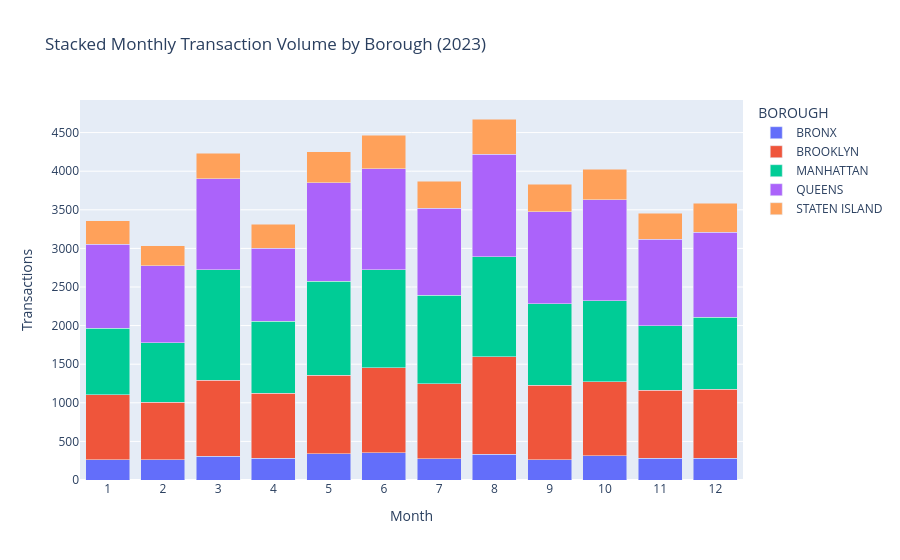
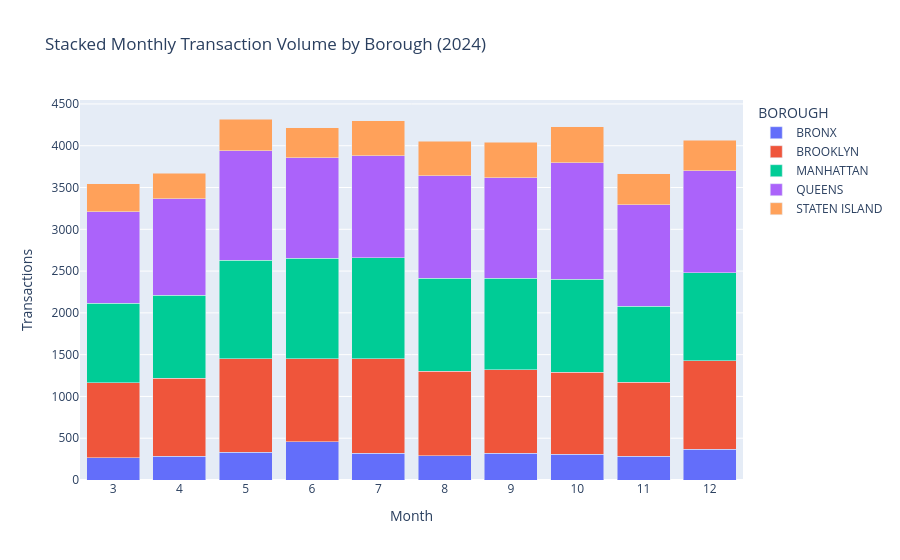

These figures' notebook cell, in order:
### Code cell
# Function (stacked_bar_chart) for 2023 and 2024
fig_bar_2023 = stacked_bar_chart(combined_df, 2023)
fig_bar_2024 = stacked_bar_chart(combined_df, 2024)
fig_bar_2023.show()
fig_bar_2024.show()

### Figure 1 — Plotly figure (JSON) as saved in the notebook; plotly's stock layout.template omitted (floating-point values rounded to 4 significant figures)
{"data": [{"alignmentgroup": "True", "hovertemplate": "BOROUGH=BRONX<br>Month=%{x}<br>Transactions=%{y}<extra></extra>", "legendgroup": "BRONX", "marker": {"color": "#636efa", "pattern": {"shape": ""}}, "name": "BRONX", "offsetgroup": "BRONX", "orientation": "v", "showlegend": true, "textposition": "auto", "type": "bar", "x": [1, 2, 3, 4, 5, 6, 7, 8, 9, 10, 11, 12], "xaxis": "x", "y": [263, 264, 309, 282, 340, 350, 277, 335, 260, 312, 285, 280], "yaxis": "y"}, {"alignmentgroup": "True", "hovertemplate": "BOROUGH=BROOKLYN<br>Month=%{x}<br>Transactions=%{y}<extra></extra>", "legendgroup": "BROOKLYN", "marker": {"color": "#EF553B", "pattern": {"shape": ""}}, "name": "BROOKLYN", "offsetgroup": "BROOKLYN", "orientation": "v", "showlegend": true, "textposition": "auto", "type": "bar", "x": [1, 2, 3, 4, 5, 6, 7, 8, 9, 10, 11, 12], "xaxis": "x", "y": [843, 746, 985, 841, 1015, 1107, 971, 1261, 969, 958, 878, 893], "yaxis": "y"}, {"alignmentgroup": "True", "hovertemplate": "BOROUGH=MANHATTAN<br>Month=%{x}<br>Transactions=%{y}<extra></extra>", "legendgroup": "MANHATTAN", "marker": {"color": "#00cc96", "pattern": {"shape": ""}}, "name": "MANHATTAN", "offsetgroup": "MANHATTAN", "orientation": "v", "showlegend": true, "textposition": "auto", "type": "bar", "x": [1, 2, 3, 4, 5, 6, 7, 8, 9, 10, 11, 12], "xaxis": "x", "y": [861, 766, 1429, 936, 1217, 1268, 1142, 1294, 1052, 1053, 838, 937], "yaxis": "y"}, {"alignmentgroup": "True", "hovertemplate": "BOROUGH=QUEENS<br>Month=%{x}<br>Transactions=%{y}<extra></extra>", "legendgroup": "QUEENS", "marker": {"color": "#ab63fa", "pattern": {"shape": ""}}, "name": "QUEENS", "offsetgroup": "QUEENS", "orientation": "v", "showlegend": true, "textposition": "auto", "type": "bar", "x": [1, 2, 3, 4, 5, 6, 7, 8, 9, 10, 11, 12], "xaxis": "x", "y": [1088, 997, 1177, 943, 1280, 1309, 1130, 1328, 1195, 1310, 1115, 1099], "yaxis": "y"}, {"alignmentgroup": "True", "hovertemplate": "BOROUGH=STATEN ISLAND<br>Month=%{x}<br>Transactions=%{y}<extra></extra>", "legendgroup": "STATEN ISLAND", "marker": {"color": "#FFA15A", "pattern": {"shape": ""}}, "name": "STATEN ISLAND", "offsetgroup": "STATEN ISLAND", "orientation": "v", "showlegend": true, "textposition": "auto", "type": "bar", "x": [1, 2, 3, 4, 5, 6, 7, 8, 9, 10, 11, 12], "xaxis": "x", "y": [306, 263, 330, 311, 401, 433, 352, 458, 357, 394, 338, 378], "yaxis": "y"}], "layout": {"barmode": "stack", "legend": {"title": {"text": "BOROUGH"}, "tracegroupgap": 0}, "title": {"text": "Stacked Monthly Transaction Volume by Borough (2023)"}, "xaxis": {"anchor": "y", "domain": [0, 1], "dtick": 1, "tick0": 1, "tickmode": "linear", "title": {"text": "Month"}}, "yaxis": {"anchor": "x", "domain": [0, 1], "title": {"text": "Transactions"}}}}

### Figure 2 — Plotly figure (JSON) as saved in the notebook; plotly's stock layout.template omitted (floating-point values rounded to 4 significant figures)
{"data": [{"alignmentgroup": "True", "hovertemplate": "BOROUGH=BRONX<br>Month=%{x}<br>Transactions=%{y}<extra></extra>", "legendgroup": "BRONX", "marker": {"color": "#636efa", "pattern": {"shape": ""}}, "name": "BRONX", "offsetgroup": "BRONX", "orientation": "v", "showlegend": true, "textposition": "auto", "type": "bar", "x": [3, 4, 5, 6, 7, 8, 9, 10, 11, 12], "xaxis": "x", "y": [264, 285, 335, 455, 321, 288, 319, 306, 287, 370], "yaxis": "y"}, {"alignmentgroup": "True", "hovertemplate": "BOROUGH=BROOKLYN<br>Month=%{x}<br>Transactions=%{y}<extra></extra>", "legendgroup": "BROOKLYN", "marker": {"color": "#EF553B", "pattern": {"shape": ""}}, "name": "BROOKLYN", "offsetgroup": "BROOKLYN", "orientation": "v", "showlegend": true, "textposition": "auto", "type": "bar", "x": [3, 4, 5, 6, 7, 8, 9, 10, 11, 12], "xaxis": "x", "y": [897, 932, 1117, 998, 1128, 1013, 999, 983, 884, 1060], "yaxis": "y"}, {"alignmentgroup": "True", "hovertemplate": "BOROUGH=MANHATTAN<br>Month=%{x}<br>Transactions=%{y}<extra></extra>", "legendgroup": "MANHATTAN", "marker": {"color": "#00cc96", "pattern": {"shape": ""}}, "name": "MANHATTAN", "offsetgroup": "MANHATTAN", "orientation": "v", "showlegend": true, "textposition": "auto", "type": "bar", "x": [3, 4, 5, 6, 7, 8, 9, 10, 11, 12], "xaxis": "x", "y": [954, 996, 1175, 1201, 1211, 1111, 1099, 1114, 910, 1053], "yaxis": "y"}, {"alignmentgroup": "True", "hovertemplate": "BOROUGH=QUEENS<br>Month=%{x}<br>Transactions=%{y}<extra></extra>", "legendgroup": "QUEENS", "marker": {"color": "#ab63fa", "pattern": {"shape": ""}}, "name": "QUEENS", "offsetgroup": "QUEENS", "orientation": "v", "showlegend": true, "textposition": "auto", "type": "bar", "x": [3, 4, 5, 6, 7, 8, 9, 10, 11, 12], "xaxis": "x", "y": [1095, 1151, 1316, 1201, 1222, 1227, 1202, 1396, 1210, 1217], "yaxis": "y"}, {"alignmentgroup": "True", "hovertemplate": "BOROUGH=STATEN ISLAND<br>Month=%{x}<br>Transactions=%{y}<extra></extra>", "legendgroup": "STATEN ISLAND", "marker": {"color": "#FFA15A", "pattern": {"shape": ""}}, "name": "STATEN ISLAND", "offsetgroup": "STATEN ISLAND", "orientation": "v", "showlegend": true, "textposition": "auto", "type": "bar", "x": [3, 4, 5, 6, 7, 8, 9, 10, 11, 12], "xaxis": "x", "y": [336, 307, 377, 359, 419, 416, 420, 428, 373, 366], "yaxis": "y"}], "layout": {"barmode": "stack", "legend": {"title": {"text": "BOROUGH"}, "tracegroupgap": 0}, "title": {"text": "Stacked Monthly Transaction Volume by Borough (2024)"}, "xaxis": {"anchor": "y", "domain": [0, 1], "dtick": 1, "tick0": 1, "tickmode": "linear", "title": {"text": "Month"}}, "yaxis": {"anchor": "x", "domain": [0, 1], "title": {"text": "Transactions"}}}}
